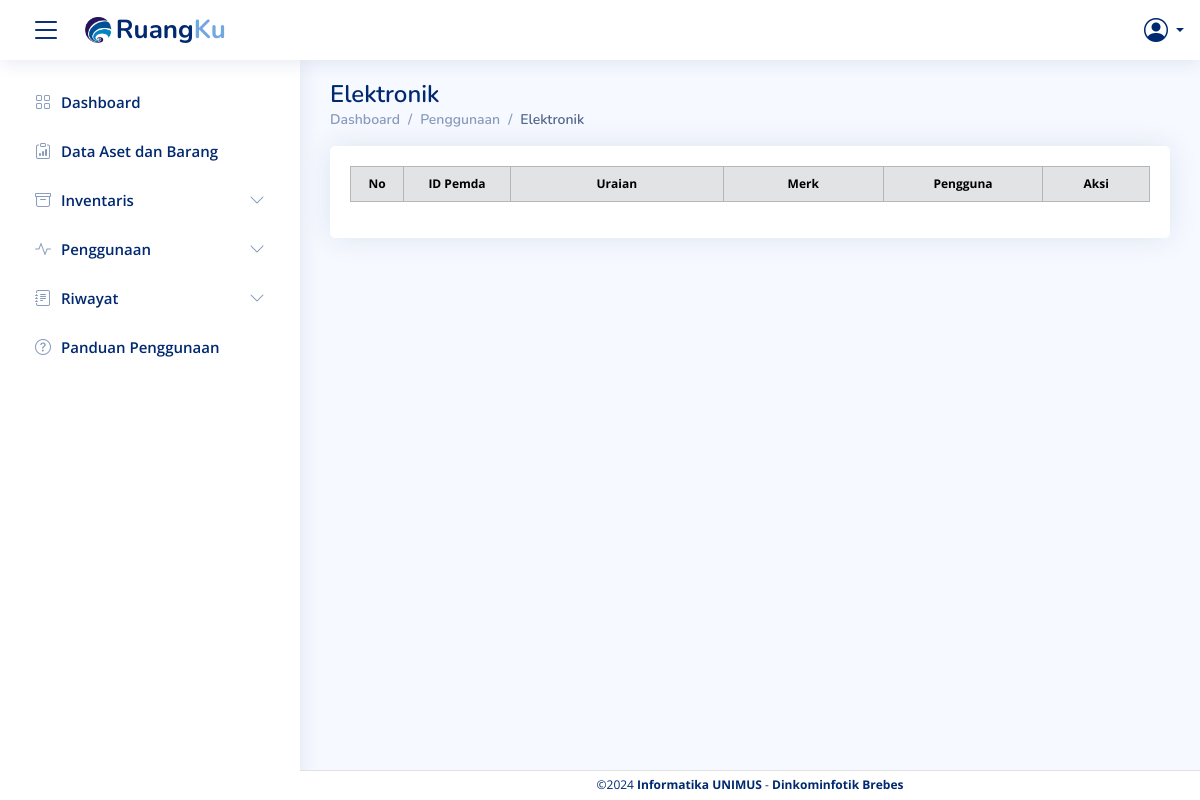
Before: /elektronik.php with the older database file.
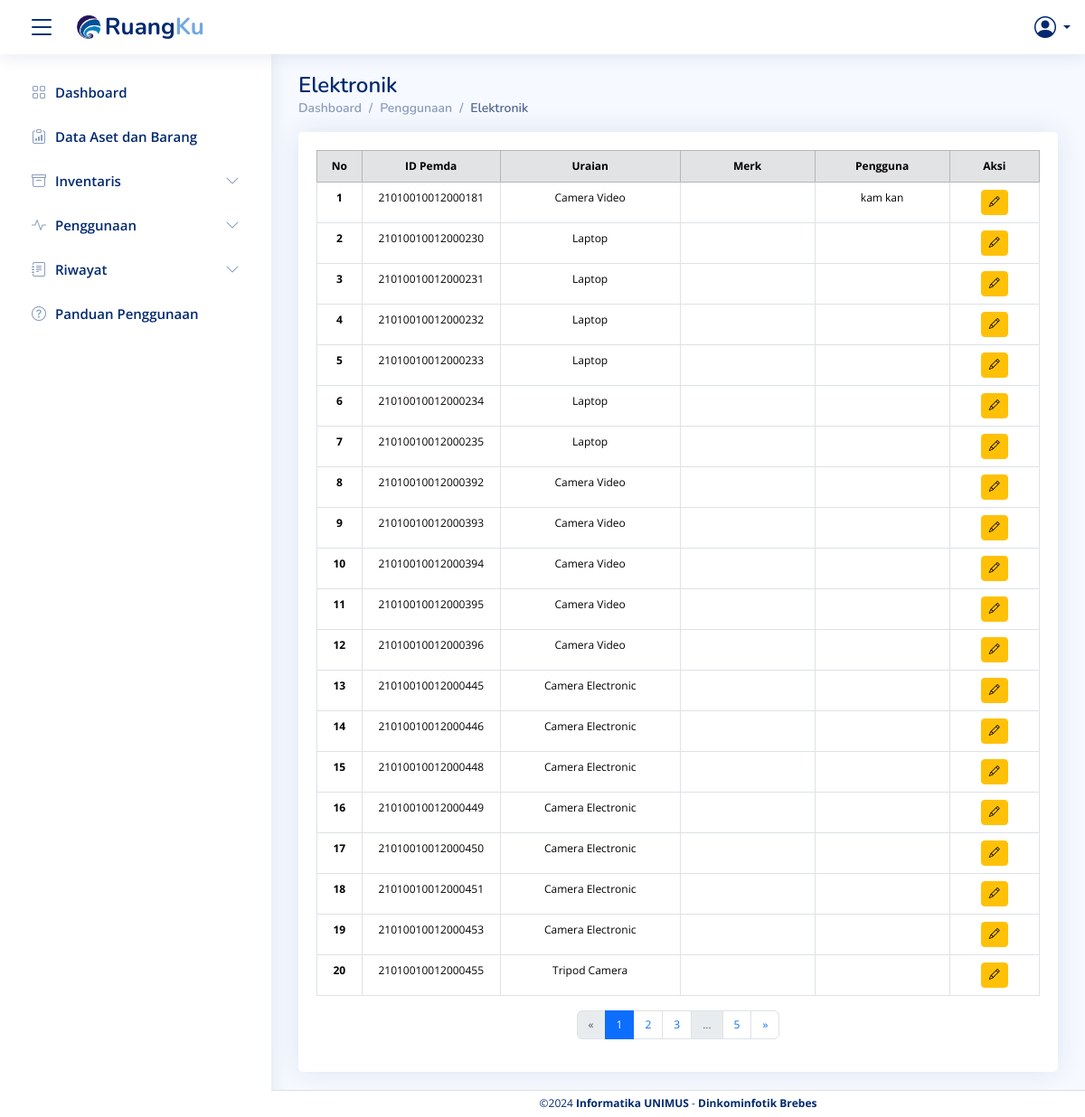
After: the same page with the newer database file.
### tables this page shows
CREATE TABLE `data_barang` (
  `id_barang_pemda` varchar(50) NOT NULL,
  `kode_barang` varchar(50) NOT NULL,
  `nama_barang` varchar(100) NOT NULL,
  `no_regristrasi` varchar(50) DEFAULT NULL,
  `kode_pemilik` varchar(50) DEFAULT NULL,
  `id_ruang_asal` varchar(100) DEFAULT NULL,
  `nama_ruang_asal` varchar(100) DEFAULT NULL,
  `bidang_ruang_asal` varchar(100) DEFAULT NULL,
  `tempat_ruang_asal` varchar(100) DEFAULT NULL,
  `id_ruang_sekarang` varchar(100) DEFAULT NULL,
  `bidang_ruang_sekarang` varchar(100) DEFAULT NULL,
  `tempat_ruang_sekarang` varchar(100) DEFAULT NULL,
  `tgl_pembelian` date DEFAULT NULL,
  `tgl_pembukuan` date DEFAULT NULL,
  `merk` varchar(100) DEFAULT NULL,
  `type` varchar(100) DEFAULT NULL,
  `kategori` varchar(100) DEFAULT NULL,
  `ukuran_CC` varchar(50) DEFAULT NULL,
  `no_pabrik` varchar(50) DEFAULT NULL,
  `no_rangka` varchar(50) DEFAULT NULL,
  `no_bpkb` varchar(50) DEFAULT NULL,
  `bahan` varchar(100) DEFAULT NULL,
  `no_mesin` varchar(50) DEFAULT NULL,
  `no_polisi` varchar(50) DEFAULT NULL,
  `masa_stnk` date DEFAULT NULL,
  `masa_no_polisi` date DEFAULT NULL,
  `status_stnk` varchar(20) DEFAULT NULL,
  `status_no_polisi` varchar(20) DEFAULT NULL,
  `tgl_bayar_stnk` date DEFAULT NULL,
  `tgl_bayar_no_polisi` date DEFAULT NULL,
  `pengguna` varchar(1000) DEFAULT NULL,
  `kondisi_barang` varchar(50) DEFAULT NULL,
  `masa_manfaat` varchar(50) DEFAULT NULL,
  `harga_awal` decimal(15,2) DEFAULT NULL,
  `harga_total` decimal(15,2) DEFAULT NULL,
  `keterangan` text,
  `foto_barang` varchar(255) DEFAULT NULL,
  `nama_ruang_sekarang` varchar(100) DEFAULT NULL
);

### proses/elektronik/get_data_elektronik.php (called while the page is built, shortened)
<?php
include('koneksi/koneksi.php');
$limit = isset($_GET['limit']) ? (int)$_GET['limit'] : 20;
$page = isset($_GET['page']) ? (int)$_GET['page'] : 1;
$start = ($page - 1) * $limit;
$search_query = "";
$search_params = [];
$param_types = "";
$sql = "SELECT * FROM data_barang WHERE kategori = 'Barang Bergerak (Elektronik)' $search_query LIMIT ?, ?";
$stmt = mysqli_prepare($conn, $sql);
$param_types .= "ii";
array_push($search_params, $start, $limit);
mysqli_stmt_bind_param($stmt, $param_types, ...$search_params);
mysqli_stmt_execute($stmt);
$result = mysqli_stmt_get_result($stmt);
$count_sql = "SELECT COUNT(*) AS total FROM data_barang WHERE kategori = 'Barang Bergerak (Elektronik)' $search_query ";
$count_stmt = mysqli_prepare($conn, $count_sql);
mysqli_stmt_execute($count_stmt);
$count_result = mysqli_stmt_get_result($count_stmt);
$total_records = mysqli_fetch_assoc($count_result)['total'];
$total_pages = ceil($total_records / $limit);
$offset = $start;
$no = $offset + 1;
$visible_pages = 3;
$start_page = max(1, $page - floor($visible_pages / 2));
if ($page <= ceil($visible_pages / 2)) {
    $end_page = min($total_pages, $visible_pages);
}
?>

### elektronik.php (the view, shortened to what the changed rows need)
<?php
include("component/header.php");
include("proses/elektronik/get_data_elektronik.php");
?>
<main id="main" class="main">
    <div class="pagetitle">
        <h1>Elektronik</h1>
    </div>
    <div class="card">
        <div class="card-body" style="padding-top: 20px;">
            <div class="table-responsive">
                <table class="table table-bordered" style="font-size: 14px;">
                    <thead class="table-secondary text-center">
                        <tr>
                            <th scope="col" style="width: 5%;">No</th>
                            <th scope="col" style="width: 10%;">ID Pemda</th>
                            <th scope="col" style="width: 20%;">Uraian</th>
                            <th scope="col" style="width: 15%;">Merk</th>
                            <th scope="col" style="width: 15%;">Pengguna</th>
                            <th scope="col" style="width: 10%;">Aksi</th>
                        </tr>
                    </thead>
                    <tbody>
                        <?php
                        while ($row = mysqli_fetch_assoc($result)) {
                            echo "<tr class='text-center'>";
                            echo "<th scope='row'>{$no}</th>";
                            echo "<td>{$row['id_barang_pemda']}</td>";
                            echo "<td>{$row['nama_barang']}</td>";
                            echo "<td>{$row['merk']}</td>";
                            echo "<td>" . htmlspecialchars($row['pengguna'] ?? 'Tidak ada pengguna') . "</td>";
                            echo "<td>
                    <a href='frm_edit_elektronik.php?id_barang_pemda={$row['id_barang_pemda']}' class='btn btn-warning btn-sm' title='Edit'>
                    <i class='bi bi-pencil'></i>
                    </a>
                    </td>";
                            echo "</tr>";
                            $no++;
                        }
                        ?>
                    </tbody>
                </table>
                <?php if ($total_records > $limit) : ?>
                    <nav aria-label="Page navigation example" class="d-flex justify-content-center">
                        <ul class="pagination">
                            <li class="page-item <?= ($page <= 1) ? 'disabled' : '' ?>">
                                <a class="page-link" href="?page=<?= ($page > 1) ? ($page - 1) : 1 ?><?= isset($_GET['filter']) ? '&filter=' . $_GET['filter'] : '' ?>" aria-label="Sebelumnya" title="Sebelumnya">
                                    <span aria-hidden="true">&laquo;</span>
                                </a>
                            </li>
                            <?php
                            for ($i = $start_page; $i <= $end_page; $i++) {
                                echo '<li class="page-item ' . ($page == $i ? 'active' : '') . '">';
                                echo '<a class="page-link" href="?page=' . $i . '">' . $i . '</a>';
                                echo '</li>';
                            }
                            if ($end_page < $total_pages) {
                                if ($end_page < $total_pages - 1) echo '<li class="page-item disabled"><span class="page-link">...</span></li>';
                                echo '<li class="page-item"><a class="page-link" href="?page=' . $total_pages . '">' . $total_pages . '</a></li>';
                            }
                            ?>
                            <li class="page-item <?= ($page >= $total_pages) ? 'disabled' : '' ?>">
                                <a class="page-link" href="?page=<?= ($page < $total_pages) ? ($page + 1) : $total_pages ?><?= isset($_GET['filter']) ? '&filter=' . $_GET['filter'] : '' ?>" aria-label="Next">
                                    <span aria-hidden="true">&raquo;</span>
                                </a>
                            </li>
                        </ul>
                    </nav>
                <?php endif; ?>
            </div>
        </div>
    </div>
</main>
<?php include("component/footer.php"); ?>

Changed rows visible on the page:
added data_barang: id_barang_pemda "21010010012000181", nama_barang "Camera Video", pengguna "kam kan"
added data_barang: id_barang_pemda "21010010012000230", nama_barang "Laptop"
added data_barang: id_barang_pemda "21010010012000231", nama_barang "Laptop"
added data_barang: id_barang_pemda "21010010012000232", nama_barang "Laptop"
added data_barang: id_barang_pemda "21010010012000233", nama_barang "Laptop"
added data_barang: id_barang_pemda "21010010012000234", nama_barang "Laptop"
added data_barang: id_barang_pemda "21010010012000235", nama_barang "Laptop"
added data_barang: id_barang_pemda "21010010012000392", nama_barang "Camera Video"
added data_barang: id_barang_pemda "21010010012000393", nama_barang "Camera Video"
added data_barang: id_barang_pemda "21010010012000394", nama_barang "Camera Video"
added data_barang: id_barang_pemda "21010010012000395", nama_barang "Camera Video"
added data_barang: id_barang_pemda "21010010012000396", nama_barang "Camera Video"
added data_barang: id_barang_pemda "21010010012000445", nama_barang "Camera Electronic"
added data_barang: id_barang_pemda "21010010012000446", nama_barang "Camera Electronic"
added data_barang: id_barang_pemda "21010010012000448", nama_barang "Camera Electronic"
added data_barang: id_barang_pemda "21010010012000449", nama_barang "Camera Electronic"
added data_barang: id_barang_pemda "21010010012000450", nama_barang "Camera Electronic"
added data_barang: id_barang_pemda "21010010012000451", nama_barang "Camera Electronic"
added data_barang: id_barang_pemda "21010010012000453", nama_barang "Camera Electronic"
added data_barang: id_barang_pemda "21010010012000455", nama_barang "Tripod Camera"
Other visible differences:
$total_pages: (not shown) → "5"
new list line: "1"
new list line: "2"
new list line: "3"
